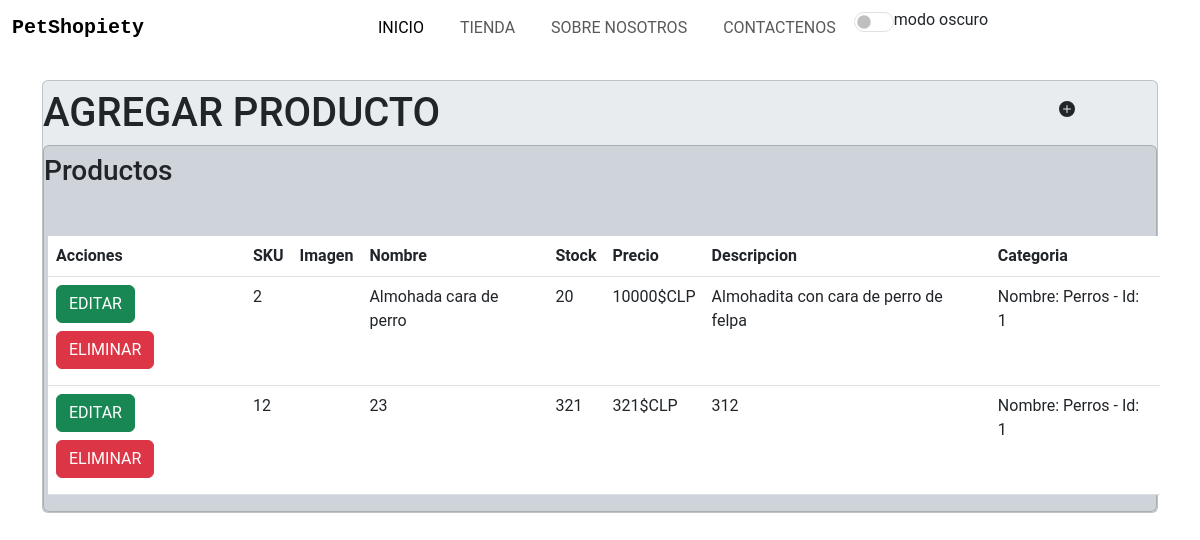
The app's page /admin_productos, older data.
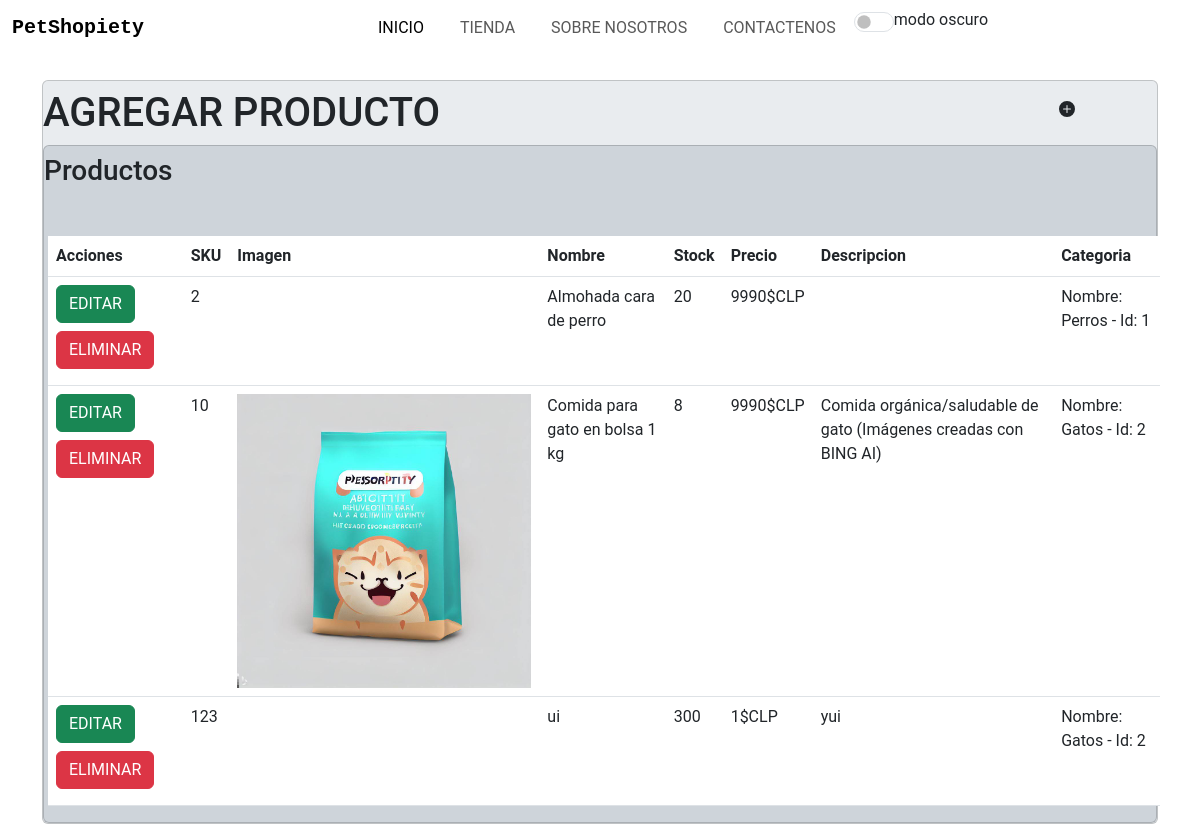
The same page, newer data.
### apps/PetShopiety/models.py (models this page shows, shortened)
class Producto(models.Model):
    sku = models.IntegerField(primary_key=True)
    nombre = models.CharField(max_length=50)
    stock = models.IntegerField()
    precio = models.IntegerField()
    descripcion = models.CharField(max_length=200)
    id_cat = models.ForeignKey(Categoria, on_delete=models.CASCADE)
    img_url = models.ImageField(upload_to='imagenesProducto')

class Categoria(models.Model):
    id_categoria = models.IntegerField(primary_key=True)
    nombre_categoria = models.CharField(max_length=100)
    def __str__(self):
        txt = "Nombre: {0} - Id: {1}"
        return txt.format(self.nombre_categoria, self.id_categoria)

### apps/PetShopiety/views.py (the view)
# urls.py: path('admin_productos', views.cargarAdminProductos),
def cargarAdminProductos(request):
    categorias = Categoria.objects.all()
    productos = Producto.objects.all()
    return render(request, "administrarProductos.html", {"cate": categorias, "prod": productos})

### apps/PetShopiety/templates/administrarProductos.html (shortened to what this page needs)
<!DOCTYPE html>
<html lang="en">
{%load static%}
<head>
    {%block head%}
    <link rel="stylesheet" href="{% static 'css/style.css' %}">
    {%endblock%}
    <link href="https://cdn.jsdelivr.net/npm/bootstrap@5.3.0-alpha3/dist/css/bootstrap.min.css" rel="stylesheet"
 />
    <link rel="stylesheet" href="https://cdn.jsdelivr.net/npm/bootstrap-icons@1.10.5/font/bootstrap-icons.css">
</head>
<body class="">
    <nav class="navbar navbar-expand-lg mb-4">
        <div class="container-fluid">
            <a class="navbar-brand fw-bold" href="/">PetShopiety</a>
            <div class="collapse navbar-collapse" id="navbarSupportedContent">
                <ul class="navbar-nav m-auto mb-2 mb-lg-0">
                    <li class="nav-item">
                        <a class="nav-link active" href="/">Inicio</a>
                    </li>
                    <li class="nav-item">
                        <a class="nav-link" href="/tienda">Tienda</a>
                    </li>
                    <li class="nav-item">
                        <a class="nav-link" href="/#about">Sobre nosotros</a>
                    </li>
                    <li class="nav-item">
                        <a class="nav-link" href="/#contact"> Contactenos</a>
                    </li>
                    <li>
                        <div class="form-check form-switch">
                            <input type="checkbox" class="form-check-input" id="checkbox" onclick="setDarkMode()">
                            <label class="form-check-label" for="checkbox">modo oscuro</label>
                        </div>
                    </li>
                </ul>
            </div>
        </div>
    </nav>
    <main class="d-flex align-items-center py-md-0">
        <div class="container">
            <div class="card admin-card bg-body-secondary">
                <div class="row">
                    <div class="col-11">
                        <h1 class="py-2 m-0">AGREGAR PRODUCTO</h1>
                    </div>
                    <div class="col-1 py-2">
                        <button class="btn btn-agregar" data-bs-toggle="modal" data-bs-target="#modal-agregar"><svg
                                xmlns="http://www.w3.org/2000/svg" width="16" height="16" fill="currentColor"
                                class="bi bi-plus-circle-fill" viewBox="0 0 16 16">
                                <path
                                    d="M16 8A8 8 0 1 1 0 8a8 8 0 0 1 16 0zM8.5 4.5a.5.5 0 0 0-1 0v3h-3a.5.5 0 0 0 0 1h3v3a.5.5 0 0 0 1 0v-3h3a.5.5 0 0 0 0-1h-3v-3z" />
                            </svg>
                        </button>
                    </div>
                </div>
                <div class="card listar-card bg-dark-subtle">
                    <div class="row mt-2">
                        <div class="col-12">
                            <h3>Productos</h3>
                        </div>
                        <div class="row mt-4 d-flex">
                            <table class="table m-3">
                                <thead>
                                    <tr>
                                        <th scope="col">Acciones</th>
                                        <th scope="col">SKU</th>
                                        <th scope="col">Imagen</th>
                                        <th scope="col">Nombre</th>
                                        <th scope="col">Stock</th>
                                        <th scope="col">Precio</th>
                                        <th scope="col">Descripcion</th>
                                        <th scope="col">Categoria</th>
                                    </tr>
                                </thead>
                                <tbody>
                                    {% for p in prod %}
                                    <tr>
                                        <th scope="row">
                                            <a class="btn btn-success" href="/editarProducto/{{p.sku}}">EDITAR</a>
                                            <a class="btn btn-danger my-2" href="/eliminarProducto/{{p.sku}}"
                                                id="">ELIMINAR</a>
                                        </th>
                                        <td>{{p.sku}}</td>
                                        <td><img src="{{p.img_url.url}}" alt="" class="img-fluid"></td>
                                        <td>{{p.nombre}}</td>
                                        <td>{{p.stock}}</td>
                                        <td>{{p.precio}}$CLP</td>
                                        <td>{{p.descripcion}}</td>
                                        <td>{{p.id_cat}}</td>
                                        {%endfor%}
                                    </tr>
                                </tbody>
                            </table>
                        </div>
                    </div>
                </div>
            </div>
        </div>
    </main>
</body>
</html>

### apps/PetShopiety/static/css/style.css (style rules this page uses)
* { padding: 0; margin: 0; box-sizing: border-box; font-family: 'Roboto', sans-serif; box-sizing: border-box; }
.navbar-brand { font-size: 2rem; font-family: 'Source Code Pro', monospace; color: black; }
.nav-link { margin: 0 10px 0 10px; color: black; text-transform: uppercase; }
.btn { background-color: rgb(133,213,229); }
.admin-card { border: 0; border-radius: 10px; }
.btn-agregar { margin-left: -40px; }
#checkbox { width: 40px; height: 20px; cursor: pointer; }

Row changes from the older to the newer data that the page shows:
removed Producto: sku "12", nombre "23", stock "321", precio "321", descripcion "312", id_cat "Nombre: Perros - Id: 1"
changed Producto "Almohada cara de perro": precio "10000" → "9990"; descripcion "Almohadita con cara de perro de felpa" → (not shown)
added Producto: sku "10", img_url (picture), nombre "Comida para gato en bolsa 1 kg", stock "8", precio "9990", descripcion "Comida orgánica/saludable de gato (Imágenes creadas con BING AI)", id_cat "Nombre: Gatos - Id: 2"
added Producto: sku "123", nombre "ui", stock "300", precio "1", descripcion "yui", id_cat "Nombre: Gatos - Id: 2"
